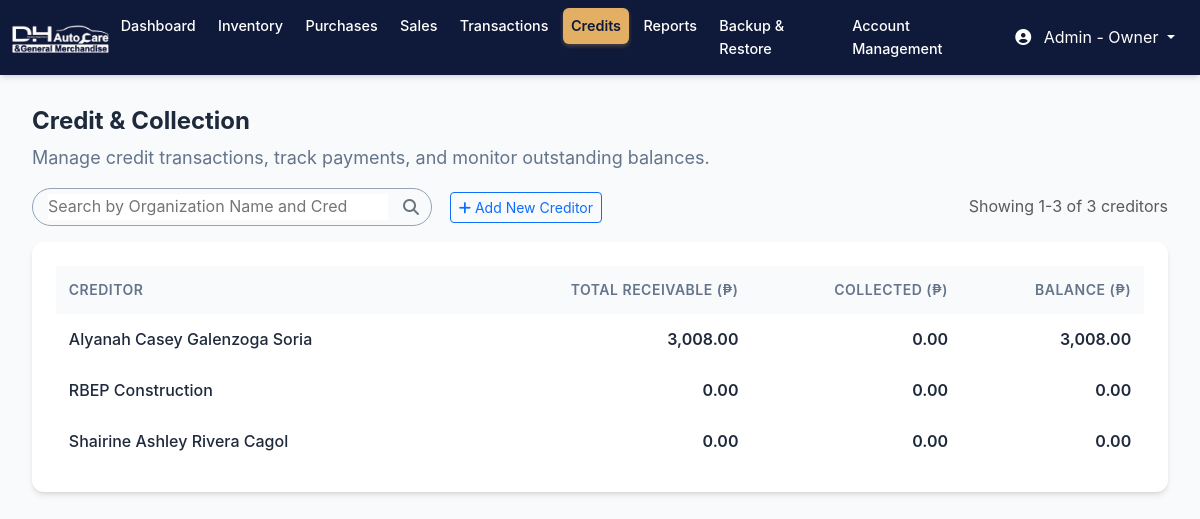
Page /creditor_list.php (signed in) on the committed database.
### tables this page shows
CREATE TABLE `tbl_creditors` (
  `creditor_id` int(11) NOT NULL AUTO_INCREMENT,
  `tin` int(255) NOT NULL,
  `org_name` varchar(255) NOT NULL,
  `org_contactNumber` varchar(11) NOT NULL,
  `org_email` varchar(50) NOT NULL,
  `org_street` varchar(255) NOT NULL,
  `org_baranggay` varchar(255) NOT NULL,
  `org_city` varchar(255) NOT NULL,
  `org_province` varchar(255) NOT NULL,
  `org_contactPerson_firstName` varchar(255) NOT NULL,
  `org_contactPerson_middleName` varchar(255) NOT NULL,
  `org_contactPerson_lastName` varchar(255) NOT NULL,
  `org_contactPerson_suffix` varchar(255) NOT NULL,
  `org_contactPerson_nickname` varchar(255) NOT NULL,
  `org_contactPerson_contactNumber` varchar(11) NOT NULL,
  `org_contactPerson_email` varchar(50) NOT NULL,
  `org_contactPerson_street` varchar(255) NOT NULL,
  `org_contactPerson_baranggay` varchar(255) NOT NULL,
  `org_contactPerson_city` varchar(255) NOT NULL,
  `org_contactPerson_province` varchar(255) NOT NULL,
  `creditor_fn` varchar(255) NOT NULL,
  `creditor_mn` varchar(255) NOT NULL,
  `creditor_ln` varchar(255) NOT NULL,
  `creditor_suffix` varchar(100) NOT NULL,
  `creditor_nickname` varchar(255) NOT NULL,
  `creditor_contactNo` varchar(11) NOT NULL,
  `creditor_email` varchar(255) NOT NULL,
  `creditor_street` varchar(255) NOT NULL,
  `creditor_baranggay` varchar(255) NOT NULL,
  `creditor_city` varchar(255) NOT NULL,
  `creditor_province` varchar(255) NOT NULL,
  PRIMARY KEY (`creditor_id`)
);

### creditor_list.php (the view, shortened to what this page needs)
<?php
include 'mycon.php';
$params = [];
$whereClause = '';
$countQuery = "SELECT COUNT(*) as total FROM tbl_creditors $whereClause";
$countStmt = $mysqli->prepare($countQuery);
$countStmt->execute();
$totalResult = $countStmt->get_result();
$totalCount = $totalResult->fetch_assoc()['total'];
$itemsPerPage = 5;
$currentPage = isset($_GET['page']) ? (int)$_GET['page'] : 1;
$offset = ($currentPage - 1) * $itemsPerPage;
$query = "SELECT
    c.creditor_id,
    c.org_name,
    c.creditor_fn,
    c.creditor_mn,
    c.creditor_ln,
    c.creditor_suffix,
    COALESCE((
        SELECT SUM(total_with_interest)
        FROM tbl_credit_transactions
        WHERE creditor_id = c.creditor_id
    ), 0) AS total_receivable,
    COALESCE((
        SELECT SUM(amount_paid)
        FROM tbl_credit_payments
        WHERE credit_id IN (
            SELECT credit_id FROM tbl_credit_transactions WHERE creditor_id = c.creditor_id
        )
    ), 0) AS total_collected
FROM tbl_creditors c
$whereClause
GROUP BY c.creditor_id, c.org_name, c.creditor_fn, c.creditor_mn, c.creditor_ln, c.creditor_suffix
ORDER BY CASE WHEN c.org_name IS NOT NULL AND c.org_name != '' THEN c.org_name ELSE CONCAT(TRIM(c.creditor_fn), ' ', TRIM(c.creditor_mn), ' ', TRIM(c.creditor_ln)) END ASC
LIMIT ? OFFSET ?";
$stmt = $mysqli->prepare($query);
$allParams = array_merge($params, [$itemsPerPage, $offset]);
$bindTypes = str_repeat('s', count($params)) . 'ii';
$stmt->bind_param($bindTypes, ...$allParams);
$stmt->execute();
$result = $stmt->get_result();
$startItem = $offset + 1;
$endItem = min($offset + $itemsPerPage, $totalCount);
?>
<!DOCTYPE html>
<html lang="en">
<head>
    <link href="bootstrap-5.3.3-dist/css/bootstrap.min.css" rel="stylesheet">
    <link href="assets/docs.css" rel="stylesheet">
    <link rel="stylesheet" href="css/all.min.css">
    <link rel="stylesheet" href="css/fontawesome.min.css">
    <link rel="stylesheet" href="css/jquery-ui.css">
    <link rel="stylesheet" href="css/interfont.css">
    <link rel="stylesheet" href="css/style.css">
</head>
<body>
    <?php $activePage = 'creditor_list'; include 'navbar.php'; ?>
    <main class="main-content">
        <header class="page-header">
            <div class="header-content">
                <div class="header-left">
                    <h1 class="page-title">Credit & Collection</h1>
                    <p class="page-subtitle">Manage credit transactions, track payments, and monitor outstanding balances.</p>
                </div>
            </div>
        </header>
        <div class="main-container">
        <div class="align-items-center d-flex justify-content-between mb-3">
                    <div class='d-flex justify-content-between align-items-center' style='width: 570px;'>
                        <div class="search-container">
                            <input type="text" name="search" id="search" placeholder="Search by Organization Name and Creditor Names" autocomplete="off">
                            <i class="fa-solid fa-magnifying-glass"></i>
                        </div>
                        <div>
                            <button type='button' class='btn btn-outline-primary btn-sm' data-bs-toggle="modal" data-bs-target="#addCreditorModal">
                                <i class="fa-solid fa-plus"></i>
                                Add New Creditor
                            </button>
                        </div>
                    </div>
                    <div>
                        <p class="text-muted mb-0">
                            Showing <span id="showing-count"><?php echo $startItem; ?>-<?php echo $endItem; ?></span> of <span id="total-count"><?php echo $totalCount; ?></span> creditors
                        </p>
                    </div>
                </div>
            <div class="history">
                <div class="table-responsive">
                    <table class="table table-hover">
                        <thead class="table-light">
                            <tr class='align-middle'>
                                <th>Creditor</th>
                                <th class='text-end'>Total Receivable (₱)</th>
                                <th class='text-end'>Collected (₱)</th>
                                <th class='text-end'>Balance (₱)</th>
                            </tr>
                        </thead>
                        <tbody id="creditor-tbody">
                            <?php if ($result->num_rows > 0): ?>
                                <?php while ($row = $result->fetch_assoc()): ?>
                                    <?php
                                    $displayName = '';
                                    if (!empty($row['org_name'])) {
                                        $displayName = htmlspecialchars($row['org_name']);
                                    } else {
                                        $firstName = trim($row['creditor_fn'] ?? '');
                                        $middleName = trim($row['creditor_mn'] ?? '');
                                        $lastName = trim($row['creditor_ln'] ?? '');
                                        $suffix = trim($row['creditor_suffix'] ?? '');
                                        $displayName = trim($firstName . ' ' . $middleName . ' ' . $lastName . ' ' . $suffix);
                                        $displayName = htmlspecialchars($displayName);
                                    }
                                    $totalReceivable = (float)$row['total_receivable'];
                                    $totalCollected = (float)$row['total_collected'];
                                    $balance = $totalReceivable - $totalCollected;
                                    ?>
                                    <tr class="align-middle" style="cursor: pointer;" onclick="viewCreditorDetails(<?php echo htmlspecialchars($row['creditor_id']); ?>)">
                                        <td><span class="customer-name"><?php echo $displayName; ?></span></td>
                                        <td class="text-end"><span class="amount"><?php echo number_format($totalReceivable, 2); ?></span></td>
                                        <td class="text-end"><span class="amount"><?php echo number_format($totalCollected, 2); ?></span></td>
                                        <td class="text-end"><span class="amount"><?php echo number_format($balance, 2); ?></span></td>
                                    </tr>
                                <?php endwhile; ?>
                            <?php else: ?>
                                <tr>
                                    <td colspan="5" class="text-center text-muted">No creditors found</td>
                                </tr>
                            <?php endif; ?>
                        </tbody>
                    </table>
                </div>
            </div>
        </div>
    </main>
</body>
</html>

### assets/docs.css (style rules this page uses)
:root { --bs-breakpoint-xs: 0;--bs-breakpoint-sm: 576px;--bs-breakpoint-md: 768px;--bs-breakpoint-lg: 992px;--bs-breakpoint-xl: 1200px;--bs-breakpoint-xxl: 1400px }
:root,[data-bs-theme="light"] { --bd-purple: #4c0bce;--bd-violet: #712cf9;--bd-accent: #ffe484;--bd-violet-rgb: 112.520718,44.062154,249.437846;--bd-accent-rgb: 255,228,132;--bd-pink-rgb: 214,51,132;--bd-teal-rgb: 32,201,151;--bd-violet-bg: var(--bd-violet);--bd-toc-color: var(--bd-violet);--bd-sidebar-link-bg: rgba(var(--bd-violet-rgb), .1);--bd-callout-link: 10,88,202;--bd-callout-code-color: #ab296a;--bd-pre-bg: var(--bs-tertiary-bg) }
:root { --docsearch-primary-color: var(--bd-violet);--docsearch-logo-color: var(--bd-violet) }
main a,main button,main input,main select,main textarea,main h2,main h3,main h4,main [tabindex="0"] { scroll-margin-top:80px;scroll-margin-bottom:100px }
:root,[data-bs-theme="light"] { --base02: #c8c8fa;--base03: #565c64;--base04: #666;--base05: #333;--base06: #fff;--base07: #13795b;--base08: #c6303e;--base09: #087990;--base0A: #6f42c1;--base0B: #084298;--base0C: #084298;--base0D: #6f42c1;--base0E: #ab296a;--base0F: #333 }

### css/style.css (style rules this page uses)
:root { --primary-color: #2563eb; --primary-dark: #1d4ed8; --secondary-color: #64748b; --success-color: #10b981; --warning-color: #f59e0b; --danger-color: #ef4444; --info-color: #3b82f6; --odyssey: #0F1939; --odyssey-dark: #26428B; --odyssey-light: #516AC8; --odyssey-lighter: #E3AF64; --background-color: #f8fafc; --background-color2: #f4f5f5; --surface-color: #ffffff; --border-color: #e2e8f0; --text-primary: #1e293b; --text-secondary: #64748b; --text-muted: #94a3b8; --sidebar-width: 280px; --header-height: 80px; --border-radius: 12px; --shadow-sm: 0 1px 2px 0 rgb(0 0 0 / 0.05); --shadow-md: 0 4px 6px -1px rgb(0 0 0 / 0.1), 0 2px 4px -2px rgb(0 0 0 / 0.1); --shadow-lg: 0 10px 15px -3px rgb(0 0 0 / 0.1), 0 4px 6px -4px rgb(0 0 0 / 0.1); }
* { margin: 0; padding: 0; box-sizing: border-box; }
body { font-family: 'Inter', -apple-system, BlinkMacSystemFont, 'Segoe UI', Roboto, sans-serif; background-color: var(--background-color); color: var(--text-primary); line-height: 1.6; overflow-x: hidden; }
.main-content { min-height: calc(100vh - 80px); background-color: var(--background-color); padding-top: 0; }
.main-container { padding: 0 2rem 0 2rem; max-width: 100%; margin: 0 auto; width: 100%; }
.page-header { padding: 2rem 2rem 0 2rem; width: 100%; }
.header-content { display: flex; justify-content: space-between; align-items: flex-start; width: 100%; max-width: 100%; }
.header-left { flex: 1; max-width: 100%; }
.page-title { font-size: 1.5rem; font-weight: 700; color: var(--text-primary); margin-bottom: 0.5rem; width: 100%; }
.page-subtitle { color: var(--text-secondary); font-size: 1.125rem; width: 100%; }
.search-container { width: 400px; }
.table { margin: 0; }
.table th { background: var(--background-color); border: none; font-weight: 600; color: var(--text-secondary); font-size: 0.875rem; text-transform: uppercase; letter-spacing: 0.5px; padding: 0.8rem; }
.table td { border: none; padding: 0.8rem; vertical-align: middle; }
.table tbody tr { transition: background-color 0.3s ease; }
.customer-name { font-weight: 500; color: var(--text-primary); }
.amount { font-weight: 600; color: var(--text-primary); text-align: right !important; }
.history { background: var(--surface-color); padding: 1.5rem; border-radius: var(--border-radius); box-shadow: var(--shadow-md); }
.search-container { border: solid 1px var(--text-muted); width: 400px; border-radius: 90px; padding: 5px; padding-left: 15px; padding-right: 15px; height: 100%; display: flex; align-items: center; justify-content: space-between; }
.search-container input { width: 340px; border: none !important; }

### creditor_list.php (style rules this page uses)
.search-container { position: relative; }
.search-container input { padding-right: 40px; }
.search-container i { position: absolute; right: 12px; top: 50%; transform: translateY(-50%); color: #6c757d; }

### rows in the picture
tbl_creditors: displayName "Alyanah Casey Galenzoga Soria", totalReceivable "3,008.00", totalCollected "0.00", balance "3,008.00"
tbl_creditors: org_name "RBEP Construction", totalReceivable "0.00", totalCollected "0.00", balance "0.00"
tbl_creditors: displayName "Shairine Ashley Rivera Cagol", totalReceivable "0.00", totalCollected "0.00", balance "0.00"

### other values in the picture
$displayRole "Admin - Owner"
$startItem "1"
$endItem "3"
$totalCount "3"
